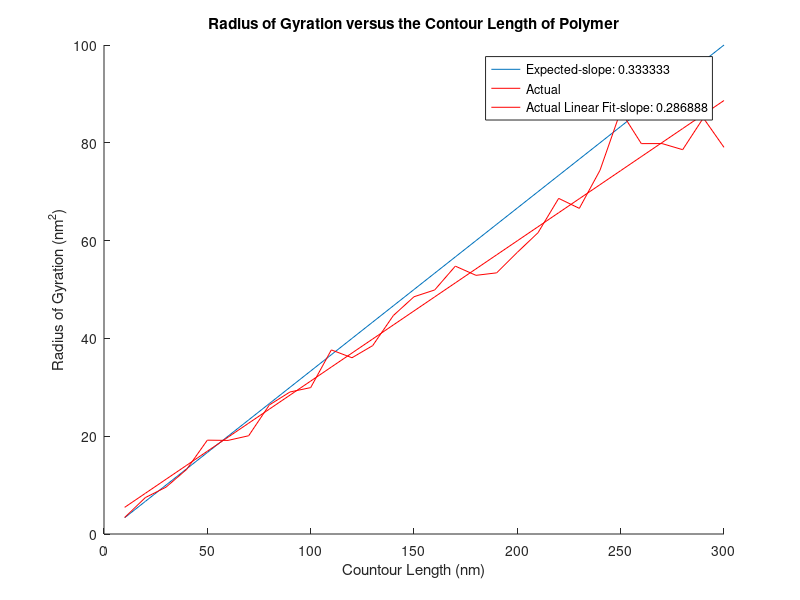

Here is the MATLAB script that generated this plot:
function testWalk()
%%Test the random walk and displays the Radius of Gyration versus the
%%Length of the macromolecule(RNA in this case). The Radius of Gyration is
%%the average distance of the monomers from the center of mass.
    clear all;
    close all;
    try
        load('RandomWalkData3')
    catch
        
        %Define the height and length of the cells here in nanometers
        h=50; %nm
        l=200; %nm
        numofcells=1;
        %The number of molecules to measure
        
        datapts=100;
        numofRgs=30;
        
        numofmol=1;
        L=linspace(10,300,numofRgs); % This number is contour length in nm
        
        a=2*1; %the kuhn length is 2 nm b/c that twice the persistence length
        pl=1; %persistence length
        N=L/a; %the number of steps
        
        
        %calculate the radius of gyration
        X=[];
        for u=L
            x=u*pl/3;
            X=[X x];
        end
        
        %%%%%%%%%%%%%%%%%%%%%%%%%%%%%%%%%%%%%%%%%%%%%%%%%%%%%%%%%%%%%%%%%%%%%%%%%%%
        %Scaling
        
        
        steps=l*10; %Calculated of nmperpixel and cell size
        
        
        %Sets the image size according to the number of cells and the cell size
        if h>l
            imgsize=h*numofcells;
        else
            imgsize=l*numofcells;
        end
        if numofcells==1
            imgsize=round(imgsize*1.3);
        end
        
        
        k(imgsize,imgsize) = 0;
        
        
        %%%%%%%%%%%%%%%%%%%%%%%%%%%%%%%%%%%%%%%%%%%%%%%%%%%%%%%%%%%%%%%%%%%%%%%%%%%
        
        datals{length(datapts)}=[];
        tic
        for i=1:numofRgs
            for o=1:datapts
                sizeofmol=L(i);
                imgdata=drawEcoli(k,numofcells,l,h,steps,'no');
                imgdata=populateMolecules(imgdata,numofmol,sizeofmol);
                p=imgdata{5}{1};
                datals{o}=p;
                %figure(o);imagesc(p);axis equal;
            end
            rg{i}=datals;
        end
        Rgs(numofRgs)=0;
        for i=1:numofRgs
            datals=rg{i};
            tmp=zeros(1,o);
            for o=1:datapts %for each cell calc a Rg
                expRg=0;
                [x,y]=find(datals{o});
                xy=[x y];
                for c=1:length(y)
                    num=datals{o}(xy(c,1),xy(c,2))/200;
                    for b=1:num-1
                        xy=[xy;xy(c,:)];
                    end
                end
                u=mean(xy);
                for k=1:L(i) %k represents a single unit of the contour length
                    r=((xy(k,2)-u(1,2))^2+(xy(k,1)-u(1,1))^2)^.5;
                    expRg=expRg+(r)^2;
                end
                expRg=expRg/N(i);
                tmp(o)=expRg;
            end
            Rgs(i)=mean(tmp);
        end
        toc
    end
    
    pe=polyfit(L,X,1);

    
    pa=polyfit(L,Rgs,1);
  
    yfita = polyval(pa,L);
    
    
    figure(23);
    hold all;
    plot(L,X);
    plot(L,Rgs,'color','red');
    plot(L,yfita,'color','red');
    title('Radius of Gyration versus the Contour Length of Polymer',...
        'FontWeight','bold')
    xlabel('Countour Length (nm)')
    ylabel('Radius of Gyration (nm^2)')
    exp=sprintf('Expected-slope: %d',pe(1));
    act=sprintf('Actual Linear Fit-slope: %d',pa(1));
    legend(exp,'Actual',act)
    saveas(gcf, 'TestRandomWalk.fig')
    
    save('RandomWalkData3')
end
